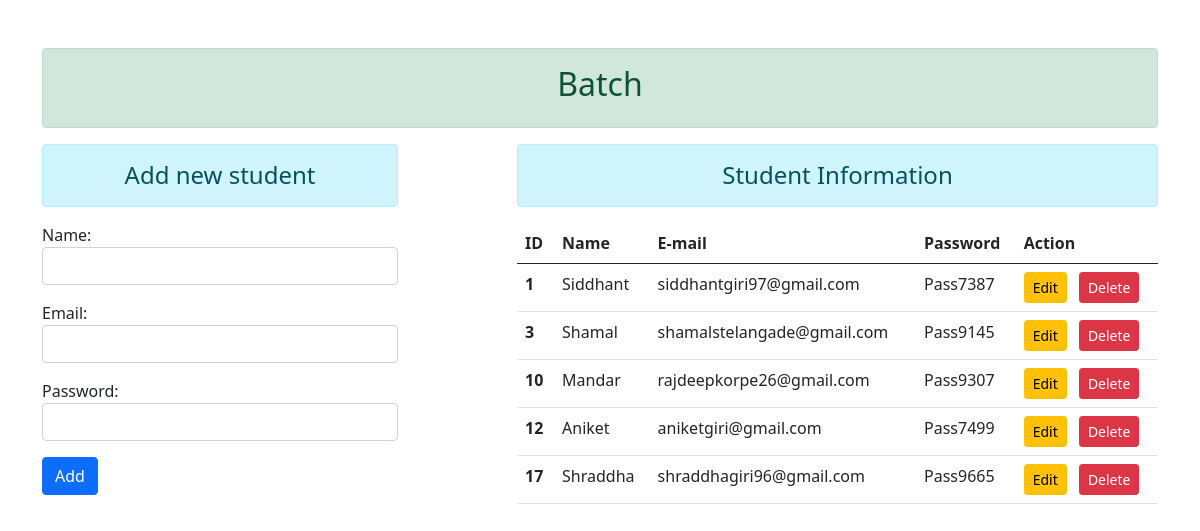
The page / on the database its author committed.
### enroll/models.py (models this page shows, shortened)
class User(models.Model):
    name = models.CharField(max_length=70)
    email = models.EmailField(max_length=200)
    password = models.CharField(max_length=70)

### enroll/views.py (the view, shortened to what this page needs)
# urls.py: path('', views.UserAddShowView.as_view(), name="addandshow"),
class UserAddShowView(TemplateView):
    template_name = 'enroll/addandshow.html'
    def get_context_data(self, *args, **kwargs):
        context = super().get_context_data(**kwargs)
        form = StudentRegistration()
        student = User.objects.all()
        context = {'form': form, 'student': student}
        return context

### enroll/forms.py
class StudentRegistration(forms.ModelForm):
    class Meta:
        model = User
        fields = ['name', 'email', 'password']
        widgets = {
            'name': forms.TextInput(attrs={'class': 'form-control'}),
            'email': forms.EmailInput(attrs={'class': 'form-control'}),
            'password': forms.PasswordInput(render_value=True, attrs={'class': 'form-control'}),
        }

### enroll/templates/enroll/addandshow.html (shortened to what this page needs)
{% extends 'enroll/base.html' %}
{% block content %}
<div class="row">
    <div class="col-sm-4">
        <h4 class="text-center alert alert-info">Add new student</h4>
        <form action="" method="POST">
            {{form.as_p}}
            <input class="btn btn-primary" type="submit" value="Add">
        </form>
    </div>
    <div class="col-sm-7 offset-1">
        <h4 class="text-center alert alert-info">Student Information</h4>
        {% if student %}
        <table class="table table-hover">
            <thead>
                <tr>
                    <th scope="col">ID</th>
                    <th scope="col">Name</th>
                    <th scope="col">E-mail</th>
                    <th scope="col">Password</th>
                    <th scope="col">Action</th>
                </tr>
            </thead>
            <tbody>
                {% for stu in student %}
                <tr>
                    <th scope="row">{{stu.id}}</th>
                    <td>{{stu.name}}</td>
                    <td>{{stu.email}}</td>
                    <td>{{stu.password}}</td>
                    <td>
                        <a class="btn btn-warning btn-sm me-2" href="{% url 'updatedata' stu.id %}">Edit</a>
                        <form action="{% url 'deletedata' stu.id %}" method="POST" class="d-inline">
                            <input type="submit" value="Delete" class="btn btn-danger btn-sm">
                        </form>
                    </td>
                </tr>
                {% endfor %}
            </tbody>
        </table>
        {% else %}
        <h4 class="text-center alert alert-warning">No Records Found</h4>
        {% endif %}
    </div>
</div>
{% endblock content %}

### enroll/templates/enroll/base.html (shortened to what this page needs)
<!DOCTYPE html>
{% load static %}
<html lang="en">
<head>
    <link rel="stylesheet" href="{% static 'enroll/css/bootstrap.css' %}">
</head>
<body>
    <div class="container mt-5">
        <div class="alert alert-success" role="alert">
            <h2 class="text-center" role="alert">Batch</h2>
        </div>
        {% block content %}
        {% endblock content %}
    </div>
</body>
</html>

### rows shown on the page
User: id "1", name "Siddhant", email "siddhantgiri97@gmail.com", password "Pass7387"
User: id "3", name "Shamal", email "shamalstelangade@gmail.com", password "Pass9145"
User: id "10", name "Mandar", email "rajdeepkorpe26@gmail.com", password "Pass9307"
User: id "12", name "Aniket", email "aniketgiri@gmail.com", password "Pass7499"
User: id "17", name "Shraddha", email "shraddhagiri96@gmail.com", password "Pass9665"
